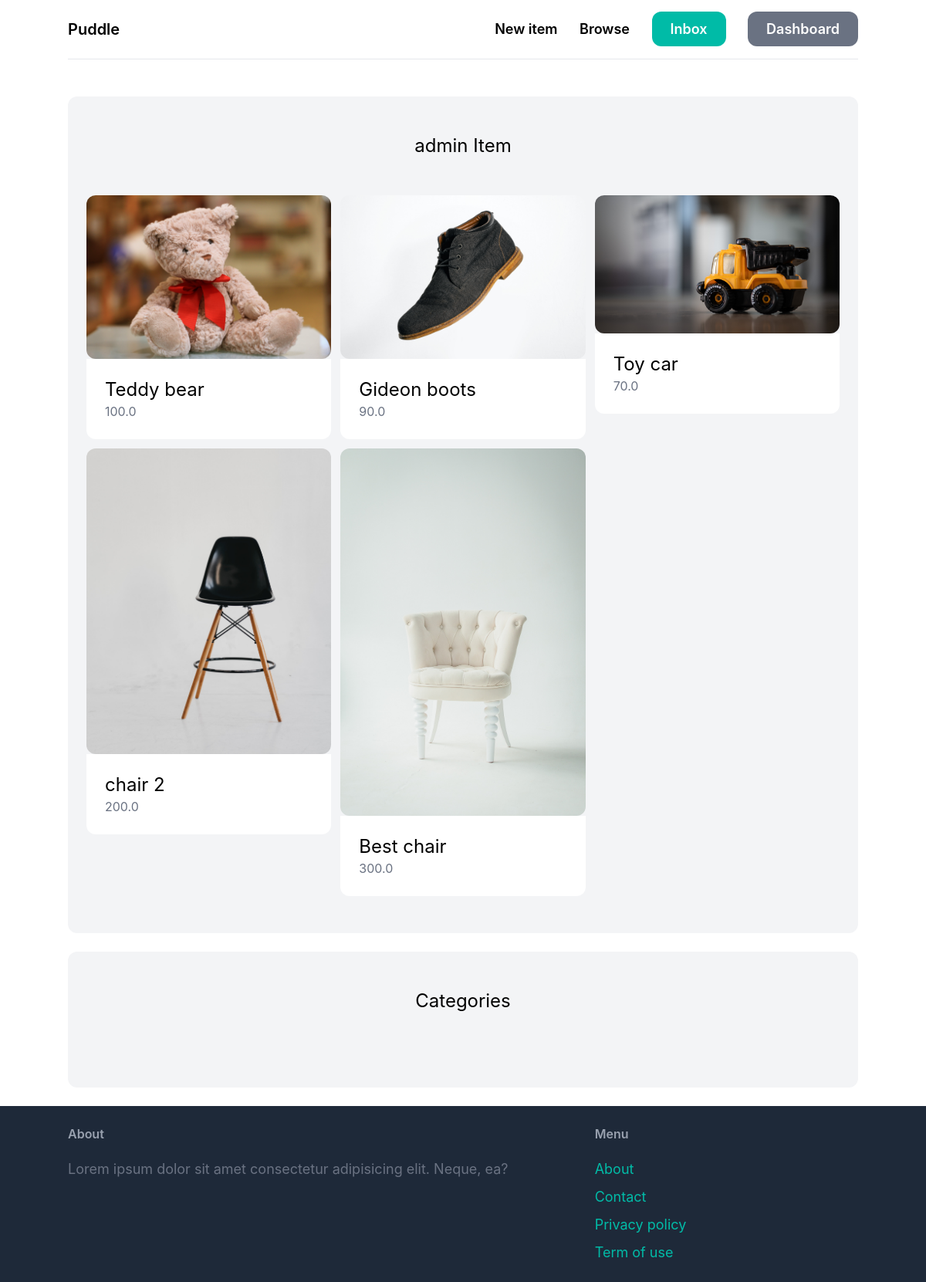
The page /dashboard (signed in) on the database its author committed.
### core/models.py (models this page shows, shortened)
class Item(models.Model):
    category = models.ForeignKey(Category, related_name='items', on_delete=models.CASCADE)
    name = models.CharField(max_length=100)
    description = models.TextField(blank=True, null=True)
    price = models.FloatField()
    image = models.ImageField(upload_to='items_images', blank=True, null=True)
    is_sold = models.BooleanField(default=False)
    created_by = models.ForeignKey(User, related_name='items', on_delete=models.CASCADE)
    created_at = models.DateTimeField(auto_now_add=True)

### core/views.py (the view)
# urls.py: path('dashboard', views.dashboard, name='dashboard'),
@login_required
def dashboard(request):
    items = Item.objects.filter(created_by = request.user)
    context = {
        "items":items
    }
    return render(request, 'core/dashboard.html', context)

### templates/core/dashboard.html (shortened to what this page needs)
{% extends 'base.html' %}
{% block content %}
<div class="mt-6 p-6 py-12 bg-gray-100 rounded-xl">
    <h2 class="mb-12 text-2xl text-center">{{ request.user }} Item</h2>
    <div class="grid grid-cols-3 gap-3">
        {% for item in items %}
        <div>
            <a href="{% url 'detail' item.id %}">
                <div>
                    <img src="{{ item.image.url }}" class="rounded-xl" alt="">
                </div>
                <div class="p-6 bg-white rounded-b-xl">
                    <h2 class="text-2xl">{{ item.name }}</h2>
                    <p class="text-gray-500">{{ item.price }}</p>
                </div>
            </a>
        </div>
        {% endfor %}
    </div>
</div>
<div class="mt-6 p-6 py-12 bg-gray-100 rounded-xl">
    <h2 class="mb-12 text-2xl text-center">Categories</h2>
</div>
{% endblock content %}

### rows shown on the page
Item: image (picture), name "Teddy bear", price "100.0"
Item: image (picture), name "Gideon boots", price "90.0"
Item: image (picture), name "Toy car", price "70.0"
Item: image (picture), name "chair 2", price "200.0"
Item: image (picture), name "Best chair", price "300.0"

### other values the page prints
{{ request.user }} "admin"
